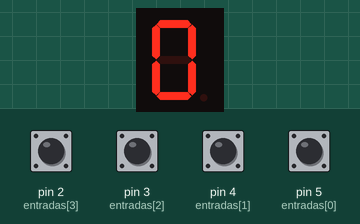
The sketch below on a simulated Arduino Uno, built with avr-gcc and run on an emulated ATmega328P. On the bench: 1-digit seven-segment display. Wiring (inferred from the names in the program): 1-digit 7-segment display, segments lit when LOW: segments pin 13, pin 12, pin 11, pin 10, pin 9, pin 8, pin 7. The inputs (shaded band) are chosen by the test bench; at power-on: pin 2 (entradas[3]), pin 3 (entradas[2]), pin 4 (entradas[1]), pin 5 (entradas[0]) HIGH. The segment pins are drawn as the display they are named for.

Above: at 1.2 s.
1.3 s: pin 2 (entradas[3]) pulled LOW for 0.15 s
At 1.37 s:
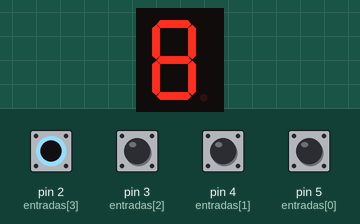
2.9 s: pin 3 (entradas[2]) pulled LOW for 0.15 s
At 2.97 s:
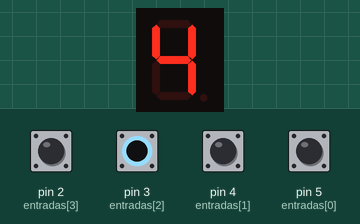
4.5 s: pin 4 (entradas[1]) pulled LOW for 0.15 s
At 4.57 s:
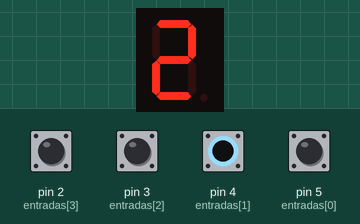
6.1 s: pin 5 (entradas[0]) pulled LOW for 0.15 s
At 6.17 s:
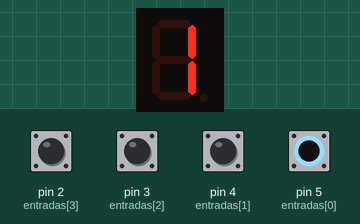
7.7 s: pin 2 (entradas[3]) driven LOW and pin 3 (entradas[2]) driven LOW
At 8.9 s:
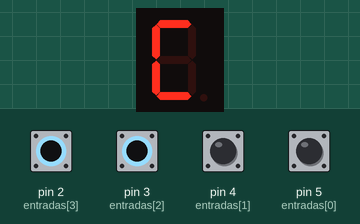
9.2 s: pin 4 (entradas[1]) pulled LOW for 1 s
At 10.0 s:
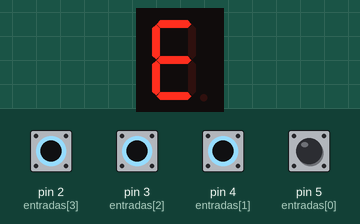
Timing chart, 0 to 12.2 s (numbered marks = the images above; inputs shaded):
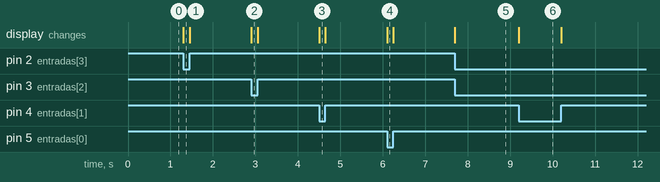

Measured:
- after the input at 1.3 s, the display: changes at once (image 1)
- after the input at 2.9 s, the display: changes at once (image 2)
- after the input at 4.5 s, the display: changes at once (image 3)
- after the input at 6.1 s, the display: changes at once (image 4)
- after the input at 7.7 s, the display: first changes at once (image 5 shows a later state)
- after the input at 9.2 s, the display: changes at once (image 6)

The sketch:

16_binario_codificador.ino
```cpp
const unsigned char a = 13;
const unsigned char b = 12;
const unsigned char c = 11;
const unsigned char d = 10;
const unsigned char e = 9;
const unsigned char f = 8;
const unsigned char g = 7;

const unsigned char display7seg[] = {a,b,c,d,e,f,g}; // a,b,c,d,e,f,g
unsigned char entradas[] = {5,4,3,2};
unsigned char entrada;
unsigned int numero = 0;
unsigned int valor = 0;

void setup() {
  // put your setup code here, to run once:
  for (unsigned char i = 0; i < sizeof(display7seg); i++) {
    pinMode(display7seg[i], OUTPUT);
  }
  for(unsigned char i = 0; i < sizeof(entradas); i++){
      pinMode(entradas[i], INPUT_PULLUP);
  }
}

void binToDec() {
  numero = 0;
  valor = 1;
  for (unsigned char i = 0; i < sizeof(entradas); i++){
    entrada = digitalRead(entradas[i]);
    if(entrada == LOW){
      numero = numero + valor;
    }
    valor = valor * 2;
  }
  dec7seg(numero);
}

void dec7seg(unsigned int total){
  switch(total){
  case 0:
    digitalWrite(a, LOW);
    digitalWrite(b, LOW);
    digitalWrite(c, LOW);
    digitalWrite(d, LOW);
    digitalWrite(e, LOW);
    digitalWrite(f, LOW);
    digitalWrite(g, HIGH);
  break;
  case 1:
    digitalWrite(a, HIGH);
    digitalWrite(b, LOW);
    digitalWrite(c, LOW);
    digitalWrite(d, HIGH);
    digitalWrite(e, HIGH);
    digitalWrite(f, HIGH);
    digitalWrite(g, HIGH);
  break;
  case 2:
    digitalWrite(a, LOW);
    digitalWrite(b, LOW);
    digitalWrite(c, HIGH);
    digitalWrite(d, LOW);
    digitalWrite(e, LOW);
    digitalWrite(f, HIGH);
    digitalWrite(g, LOW);
  break;
  case 3:
    digitalWrite(a, LOW);
    digitalWrite(b, LOW);
    digitalWrite(c, LOW);
    digitalWrite(d, LOW);
    digitalWrite(e, HIGH);
    digitalWrite(f, HIGH);
    digitalWrite(g, LOW);
  break;
  case 4:
    digitalWrite(a, HIGH);
    digitalWrite(b, LOW);
    digitalWrite(c, LOW);
    digitalWrite(d, HIGH);
    digitalWrite(e, HIGH);
    digitalWrite(f, LOW);
    digitalWrite(g, LOW);
  break;
  case 5:
    digitalWrite(a, LOW);
    digitalWrite(b, HIGH);
    digitalWrite(c, LOW);
    digitalWrite(d, LOW);
    digitalWrite(e, HIGH);
    digitalWrite(f, LOW);
    digitalWrite(g, LOW);
  break;
  case 6:
    digitalWrite(a, LOW);
    digitalWrite(b, HIGH);
    digitalWrite(c, LOW);
    digitalWrite(d, LOW);
    digitalWrite(e, LOW);
    digitalWrite(f, LOW);
    digitalWrite(g, LOW);
  break;
  case 7:
    digitalWrite(a, LOW);
    digitalWrite(b, LOW);
    digitalWrite(c, LOW);
    digitalWrite(d, HIGH);
    digitalWrite(e, HIGH);
    digitalWrite(f, HIGH);
    digitalWrite(g, HIGH);
  break;
  case 8:
    digitalWrite(a, LOW);
    digitalWrite(b, LOW);
    digitalWrite(c, LOW);
    digitalWrite(d, LOW);
    digitalWrite(e, LOW);
    digitalWrite(f, LOW);
    digitalWrite(g, LOW);
  break;
  case 9:
    digitalWrite(a, LOW);
    digitalWrite(b, LOW);
    digitalWrite(c, LOW);
    digitalWrite(d, LOW);
    digitalWrite(e, HIGH);
    digitalWrite(f, LOW);
    digitalWrite(g, LOW);
  break;
  case 10:
    digitalWrite(a, LOW);
    digitalWrite(b, LOW);
    digitalWrite(c, LOW);
    digitalWrite(d, HIGH);
    digitalWrite(e, LOW);
    digitalWrite(f, LOW);
    digitalWrite(g, LOW);
  break;
  case 11:
    digitalWrite(a, HIGH);
    digitalWrite(b, HIGH);
    digitalWrite(c, LOW);
    digitalWrite(d, LOW);
    digitalWrite(e, LOW);
    digitalWrite(f, LOW);
    digitalWrite(g, LOW);
  break;
  case 12:
    digitalWrite(a, LOW);
    digitalWrite(b, HIGH);
    digitalWrite(c, HIGH);
    digitalWrite(d, LOW);
    digitalWrite(e, LOW);
    digitalWrite(f, LOW);
    digitalWrite(g, HIGH);
  break;
  case 13:
    digitalWrite(a, HIGH);
    digitalWrite(b, LOW);
    digitalWrite(c, LOW);
    digitalWrite(d, LOW);
    digitalWrite(e, LOW);
    digitalWrite(f, HIGH);
    digitalWrite(g, LOW);
  break;
  case 14:
    digitalWrite(a, LOW);
    digitalWrite(b, HIGH);
    digitalWrite(c, HIGH);
    digitalWrite(d, LOW);
    digitalWrite(e, LOW);
    digitalWrite(f, LOW);
    digitalWrite(g, LOW);
  break;
  case 15:
    digitalWrite(a, LOW);
    digitalWrite(b, HIGH);
    digitalWrite(c, HIGH);
    digitalWrite(d, HIGH);
    digitalWrite(e, LOW);
    digitalWrite(f, LOW);
    digitalWrite(g, LOW);
  break;
  }
}


void loop() {
  // put your main code here, to run repeatedly:
  binToDec();
}
```
